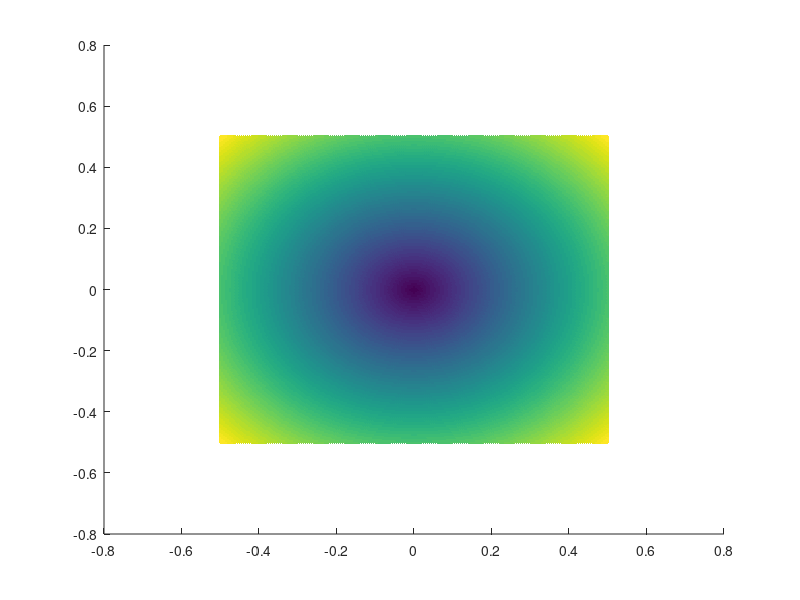
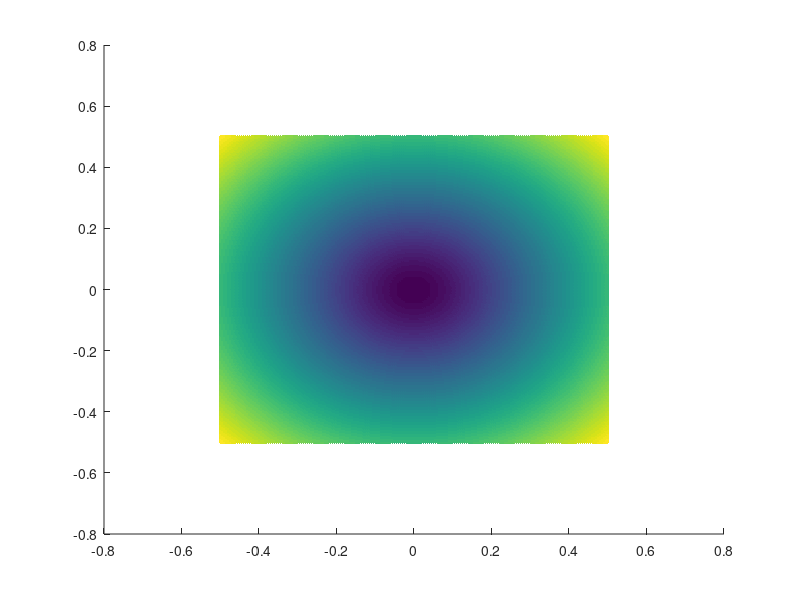

Reproduce these figures in MATLAB, in order.
clc
clear all
close all


% GENERATE RECTANGULAR GRID (-0.5 0.5)
[x,y] = meshgrid(-0.5:0.005:0.5);

[m,n] = size(x);

u = zeros(m,n);
v = zeros(m,n);
w = zeros(m,n);


magXY = sqrt(x.^2 + y.^2);
magZ = 1.0;
magZ = magZ/10;

theta = atan(magXY./magZ);


w = ones(m,n);
u = x.*tan(theta)./magXY;
v = y.*tan(theta)./magXY;


% ELIMINATE NaN (e.g. center of origin)
u(isnan(u)) = 0;
v(isnan(v)) = 0;



% RESHAPE GRID MATRIX INTO VECTOR
x = x(:);
y = y(:);
u = u(:);
v = v(:);
w = w(:);

z = zeros(length(x),1);


% PLOT DATA
maguv = sqrt(u.^2 + v.^2);
maguvw = sqrt(u.^2 + v.^2 + w.^2);

figure
scatter(x,y,[],maguv,'.');
figure
scatter(x,y,[],maguvw,'.');


% RESCALE VELOCITY TO HAVE DESIRED AIRFLOW RATE
V = 0.15; % [m^3/s] since the area is 1 m^2;

u = u./mean(w)*V;
v = v./mean(w)*V;
w = w./mean(w)*V;

% TRANSLATE/SCALE THE COORDINATE
L = 0.6;
W = 0.6;

x = x*L;
y = y*W;


x = [x + 9.30; x + 9.30];
y = [y + 3.125; y + 6.625];
z = [z + 3.20; z + 3.20];

u = [u; u];
v = [v; v];
w = [w; w];

w = -1.0*w;


% EXPORT DATA IN SCHEME FORMAT FOR FLUENT USE
nrow = length(x);

% fileID = fopen('data.txt','w');
% fprintf(fileID,'%s\n','x,y,z,u,v,w');
% for i=1:nrow
%     fprintf(fileID,'%f,%f,%f,%f,%f,%f\n',x(i),y(i),z(i),u(i),v(i),w(i));
% end
% 
% fclose(fileID);


fileID = fopen('cor-inlet','w');

fprintf(fileID,'%s %d %s\n','((cor-inlet-profile point', nrow,')');

fprintf(fileID,'%s\n','(x');
for i=1:nrow
    fprintf(fileID,'%f\n',x(i));
end
fprintf(fileID,'%s\n',')');

fprintf(fileID,'%s\n','(y');
for i=1:nrow    
    fprintf(fileID,'%f\n',y(i));    
end
fprintf(fileID,'%s\n',')');

fprintf(fileID,'%s\n','(z');
for i=1:nrow
    
    fprintf(fileID,'%f\n',z(i));  
end
fprintf(fileID,'%s\n',')');

fprintf(fileID,'%s\n','(u');
for i=1:nrow   
    fprintf(fileID,'%f\n',u(i));  
end
fprintf(fileID,'%s\n',')');

fprintf(fileID,'%s\n','(v');
for i=1:nrow
    fprintf(fileID,'%f\n',v(i));   
end
fprintf(fileID,'%s\n',')');

fprintf(fileID,'%s\n','(w');
for i=1:nrow  
    fprintf(fileID,'%f\n',w(i));
end
fprintf(fileID,'%s\n',')');

fclose(fileID);